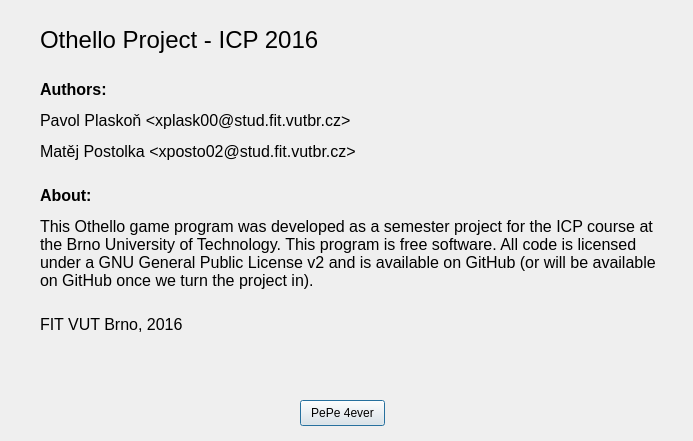
<?xml version="1.0" encoding="UTF-8"?>
<ui version="4.0">
 <class>AboutDialog</class>
 <widget class="QDialog" name="AboutDialog">
  <property name="geometry">
   <rect>
    <x>0</x>
    <y>0</y>
    <width>693</width>
    <height>441</height>
   </rect>
  </property>
  <property name="windowTitle">
   <string>About</string>
  </property>
  <widget class="QLabel" name="label">
   <property name="geometry">
    <rect>
     <x>40</x>
     <y>20</y>
     <width>621</width>
     <height>321</height>
    </rect>
   </property>
   <property name="text">
    <string>&lt;html&gt;&lt;head/&gt;&lt;body&gt;&lt;p&gt;&lt;span style=&quot; font-size:18pt;&quot;&gt;Othello Project - ICP 2016&lt;/span&gt;&lt;br/&gt;&lt;/p&gt;&lt;p&gt;&lt;span style=&quot; font-size:12pt; font-weight:600;&quot;&gt;Authors:&lt;/span&gt;&lt;/p&gt;&lt;p&gt;&lt;span style=&quot; font-size:12pt;&quot;&gt;Pavol Plaskoň &amp;lt;xplask00@stud.fit.vutbr.cz&amp;gt;&lt;/span&gt;&lt;/p&gt;&lt;p&gt;&lt;span style=&quot; font-size:12pt;&quot;&gt;Matěj Postolka &amp;lt;xposto02@stud.fit.vutbr.cz&amp;gt;&lt;/span&gt;&lt;br/&gt;&lt;/p&gt;&lt;p&gt;&lt;span style=&quot; font-size:12pt; font-weight:600;&quot;&gt;About:&lt;/span&gt;&lt;/p&gt;&lt;p&gt;&lt;span style=&quot; font-size:12pt;&quot;&gt;This Othello game program was developed as a semester project for the ICP course at the Brno University of Technology. This program is free software. All code is licensed under a GNU General Public License v2 and is available on GitHub (or will be available on GitHub once we turn the project in).&lt;/span&gt;&lt;br/&gt;&lt;/p&gt;&lt;p&gt;&lt;span style=&quot; font-size:12pt;&quot;&gt;FIT VUT Brno, 2016&lt;/span&gt;&lt;/p&gt;&lt;/body&gt;&lt;/html&gt;</string>
   </property>
   <property name="scaledContents">
    <bool>false</bool>
   </property>
   <property name="wordWrap">
    <bool>true</bool>
   </property>
  </widget>
  <widget class="QPushButton" name="pushButton">
   <property name="geometry">
    <rect>
     <x>300</x>
     <y>400</y>
     <width>85</width>
     <height>26</height>
    </rect>
   </property>
   <property name="text">
    <string>PePe 4ever</string>
   </property>
  </widget>
 </widget>
 <resources/>
 <connections/>
</ui>
